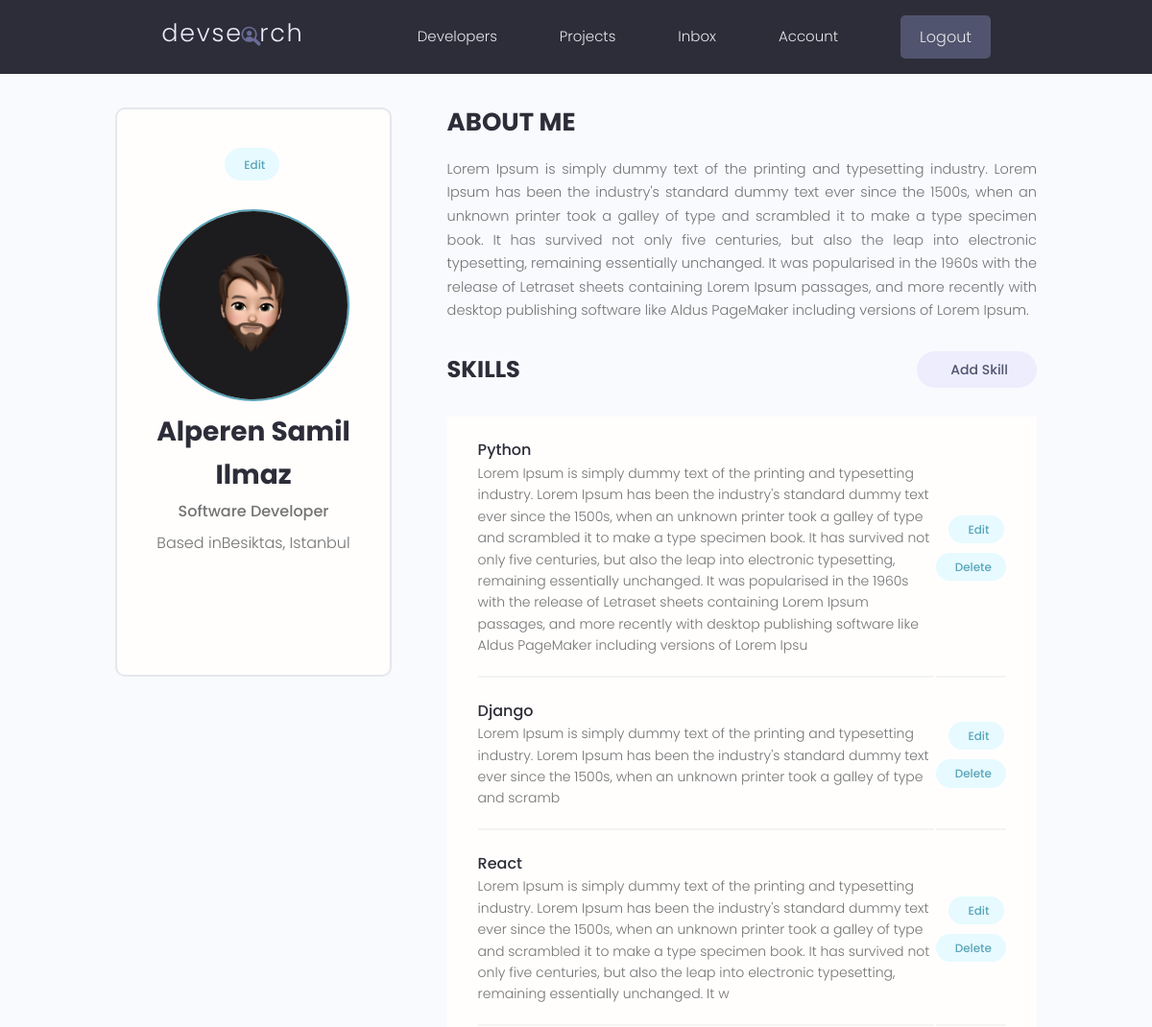
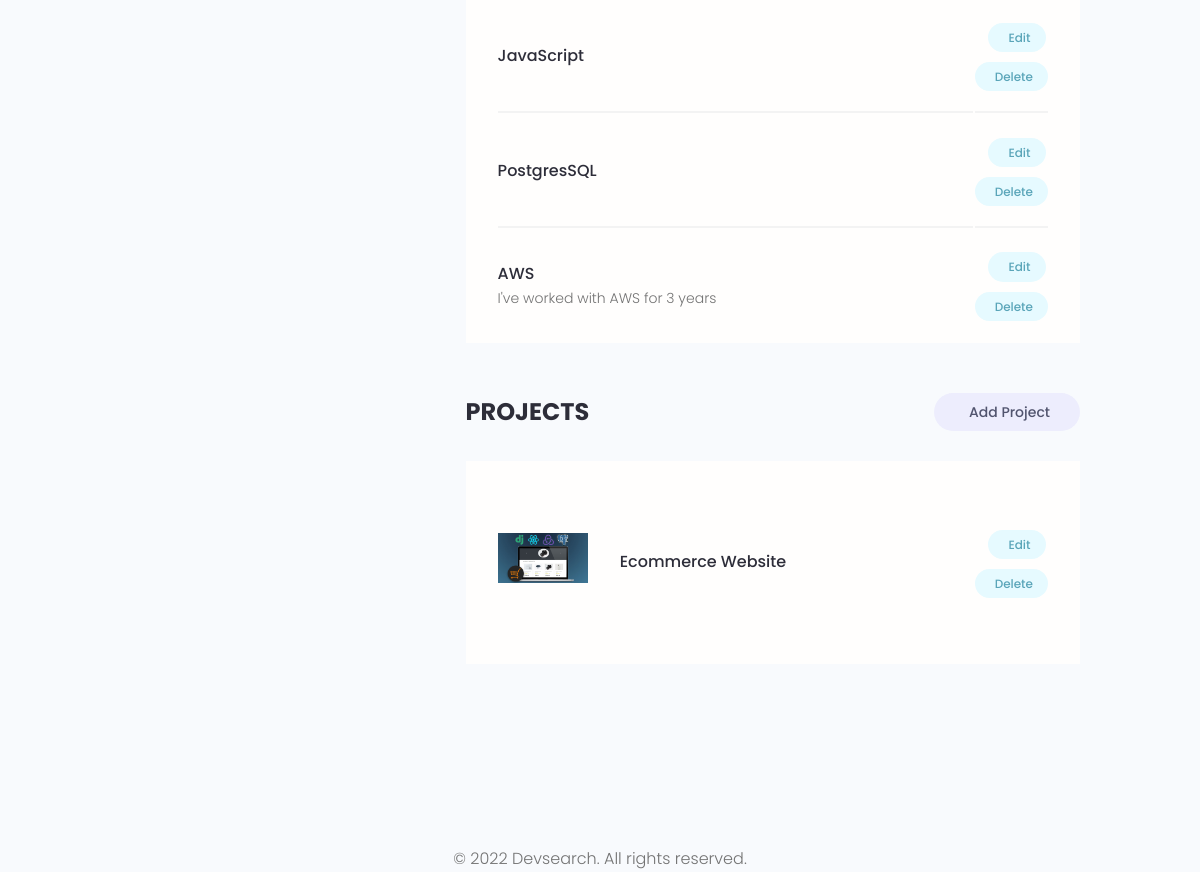
The app's page /account/ (signed in) with its own data (2 pictures, top to bottom).
### users/models.py (models this page shows, shortened)
class Profile(models.Model):
    user = models.OneToOneField(User, on_delete=models.CASCADE, null=True, blank=True)
    name = models.CharField(max_length=128, blank=True, null=True)
    email = models.EmailField(max_length=256, blank=True, null=True)
    username = models.CharField(max_length=128, blank=True, null=True)
    location = models.CharField(max_length=128, blank=True, null=True)
    short_intro = models.CharField(max_length=128, blank=True, null=True)
    bio = models.TextField(blank=True, null=True)
    profile_image = models.ImageField(null=True, blank=True, upload_to='profiles/', default='profiles/user-default.png')
    social_github = models.CharField(max_length=128, blank=True, null=True)
    social_stackoverflow = models.CharField(max_length=128, blank=True, null=True)
    social_twitter = models.CharField(max_length=128, blank=True, null=True)
    social_linkedin = models.CharField(max_length=128, blank=True, null=True)
    social_instagram = models.CharField(max_length=128, blank=True, null=True)
    social_website = models.CharField(max_length=128, blank=True, null=True)
    created = models.DateTimeField(auto_now_add=True)
    id = models.UUIDField(default=uuid.uuid4, unique=True, primary_key=True, editable=False)

class Skill(models.Model):
    owner = models.ForeignKey(Profile, on_delete=models.CASCADE, null=True, blank=True)
    name = models.CharField(max_length=128, blank=True, null=True)
    description = models.TextField(null=True, blank=True)
    created = models.DateTimeField(auto_now_add=True)
    id = models.UUIDField(default=uuid.uuid4, unique=True, primary_key=True, editable=False)

### base/models.py (models this page shows, shortened)
class Project(models.Model):
    owner = models.ForeignKey(Profile, null=True, blank=True, on_delete=models.SET_NULL)
    title = models.CharField(max_length=256)
    description = models.TextField(null=True, blank=True)
    featured_image = models.ImageField(blank=True, null=True, default='default.jpg')
    demo_link = models.CharField(max_length=2048, null=True, blank=True)
    source_link = models.CharField(max_length=2048, null=True, blank=True)
    tags = models.ManyToManyField('Tag', blank=True)
    vote_total = models.IntegerField(default=0, null=True, blank=True)
    vote_ratio = models.IntegerField(default=0, null=True, blank=True)
    created = models.DateTimeField(auto_now_add=True)
    id = models.UUIDField(default=uuid.uuid4, unique=True, primary_key=True, editable=False)

### users/views.py (the view)
# urls.py: path('account/', views.user_account, name='account'),
@login_required(login_url='login')
def user_account(request):
    profile = request.user.profile
    skills = profile.skill_set.all()
    projects = profile.project_set.all()
    context = {'profile': profile, 'skills': skills, 'projects': projects}
    return render(request, 'users/account.html', context)

### users/templates/users/account.html (shortened to what this page needs)
{% extends 'main.html' %}
{% block content %}
  <main class="settingsPage profile my-md">
    <div class="container">
      <div class="layout">
        <div class="column column--1of3">
          <div class="card text-center">
            <div class="card__body dev">
              <a class="tag tag--pill tag--main settings__btn" href="{% url 'edit-account' %}"> Edit</a>
              <img class="avatar avatar--xl dev__avatar" src="{{ profile.profile_image.url }}" />
              <h2 class="dev__name">{{ profile.name }}</h2>
              <p class="dev__title">{{ profile.short_intro }}</p>
              <p class="dev__location">Based in{{ profile.location }}</p>
              <ul class="dev__social">
              </ul>
            </div>
          </div>
        </div>
        <div class="column column--2of3">
          <div class="devInfo">
            <h3 class="devInfo__title">About Me</h3>
            <p class="devInfo__about">{{ profile.bio }}</p>
          </div>
          <div class="settings">
            <h3 class="settings__title">Skills</h3>
            <a class="tag tag--pill tag--sub settings__btn tag--lg" href="{% url 'create-skill' %}"> Add Skill</a>
          </div>
          <table class="settings__table">
              {% for skill in skills %}
                <tr>
                  <td class="settings__tableInfo">
                    <h4>{{ skill.name }}</h4>
                    <p>{{ skill.description }}</p>
                  </td>
                  <td class="settings__tableActions">
                    <a class="tag tag--pill tag--main settings__btn" href="{% url 'update-skill' skill.id %}"> Edit</a>
                    <a class="tag tag--pill tag--main settings__btn" href="{% url 'delete-skill' skill.id %}?next=/account">Delete</a>
                  </td>
                 </tr>
              {% endfor %}
          </table>
        <div class="settings">
            <h3 class="settings__title">Projects</h3>
            <a class="tag tag--pill tag--sub settings__btn tag--lg" href="{% url 'create-project' %}"> Add Project</a>
          </div>
          <table class="settings__table">
              {% for project in projects %}
                  <tr>
                      <td class="settings__thumbnail">
                        <a href="{% url 'project' project.id %}"><img src="{{ project.featured_image.url}}" alt="Project Thumbnail" /></a>
                      </td>
                      <td class="settings__tableInfo">
                        <a href="{% url 'project' project.id %}">{{ project.title }}</a>
                      </td>
                      <td class="settings__tableActions">
                        <a class="tag tag--pill tag--main settings__btn" href="{% url 'update-project' project.id %}"> Edit</a>
                        <a class="tag tag--pill tag--main settings__btn" href="{% url 'delete-project' project.id %}?next=/account">
                          Delete</a>
                      </td>
                    </tr>
              {% endfor %}
          </table>
        </div>
      </div>
    </div>
  </main>
{% endblock content %}

### static/styles/app.css (style rules this page uses)
:root { --color-sub: #2d2d39; }
.card { border: 2px solid var(--color-light); }
img { width: 100%; }
.profile .card > .dev { padding: 4rem; }
.dev__avatar { display: block; margin: auto; }
.dev__name { color: var(--color-sub); font-size: 2.8rem; font-weight: 700; margin-top: 1rem; margin-bottom: 0.5rem; }
.dev__title { font-size: 1.6rem; font-weight: 500; line-height: 1.3; }
.dev__location { margin-top: 1rem; }
.dev__social { margin: 3rem 0; list-style: none; display: flex; justify-content: center; gap: 1.5rem; }
.devInfo { margin-bottom: 3rem; }
.devInfo__title, .devInfo__subtitle { font-size: 2.6rem; color: var(--color-sub); text-transform: uppercase; font-weight: 700; margin-bottom: 1.5rem; }
.devInfo__about, .devSkill__info { font-size: 1.45rem; line-height: 1.7; text-align: justify; }
.settingsPage .dev > .settings__btn { display: inline-block; margin-bottom: 3rem; }
.settings { display: flex; justify-content: space-between; align-items: center; }
.settings__title { font-size: 2.4rem; text-transform: uppercase; font-weight: 700; color: var(--color-sub); }
.settings__table { margin-top: 3rem; margin-bottom: 5rem; padding: 0 3rem; background: var(--color-white); }
.settings__table tr { width: 100%; }
.settings__table tr > td { padding: 2rem 0; }
.settings__table tr:not(:last-child) td { border-bottom: 2px solid var(--color-white-light); }
.settings__thumbnail { width: 23%; min-width: 10rem; }
.settings__thumbnail img { padding-right: 3rem; height: 15rem; object-fit: contain; }
.settings__tableInfo { width: 100%; }
.settings__tableInfo h4, .settings__tableInfo a { padding-right: 1rem; width: auto; font-size: 1.6rem; font-weight: 500; color: var(--color-sub); }
.settings__tableInfo p { font-size: 1.4rem; }
.settings__tableActions { text-align: right; }

### static/uikit/styles/modules/_variables.css (style rules this page uses)
:root { --color-main: #5aa5b9; --color-main-light: #e6faff; --color-sub: #3f4156; --color-sub-light: #51546e; --color-sub-lighter: #ededfd; --color-text: #737373; --color-gray: #8b8b8b; --color-light: #e5e7eb; --color-light-gray: #767676; --color-bg: #f8fafd; --color-white: #fffefd; --color-white-light: #f3f3f3; --color-success: #359e64; --color-success-bg: #def8e8; --color-error: #fc4b0b; --color-error-bg: #fff2ee; --font-base: 'Poppins', arial, helvetica, 'Segoe UI', roboto, ubuntu, sans-serif; --font-monospace: 'Fira Code', 'Courier New', courier, monospace; --font-regular: 300; --font-medium: 500; --font-bold: 700; --generic-shadow: 1px 1px 5px #00000010; --generic-transition: all 0.3s ease-in-out; }

### static/uikit/styles/modules/_base.css (style rules this page uses)
* { margin: 0; padding: 0; box-sizing: border-box; text-rendering: optimizeLegibility; color: inherit; font-size: inherit; }
html { font-size: 50%; }
@media only screen and (min-width: 480px) { html { font-size: 56.25%; } }
@media only screen and (min-width: 1200px) { html { font-size: 62.5%; } }
body { line-height: 1.6; font-weight: 400; font-size: 1.5rem; color: var(--color-text); background-color: var(--color-bg); min-height: 100vh; }

### static/uikit/styles/modules/_typography.css (style rules this page uses)
* { font-family: var(--font-base); }
h2 { font-size: 3.6rem; font-weight: var(--font-bold); }
h3 { font-size: 3.2rem; font-weight: var(--font-medium); }
h4 { font-size: 2.8rem; font-weight: var(--font-medium); }
p, span, strong { font-size: 1.6rem; color: var(--color-text); font-weight: var(--font-regular); }
a { padding-bottom: 2px; text-decoration: none; display: inline-block; color: var(--color-main); font-weight: var(--font-medium); }

### static/uikit/styles/modules/_utilities.css (style rules this page uses)
.container { width: 92%; max-width: 165rem; margin: 0 auto; box-sizing: border-box; }
@media screen and (min-width: 1000px) { .container { width: 90%; } }
@media screen and (min-width: 1200px) { .container { width: 80%; } }
.text-center { text-align: center; }
.my-md { margin: 3rem auto; }

### static/uikit/styles/modules/_avatar.css (style rules this page uses)
.avatar { border-radius: 50%; border: 2px solid var(--color-main); object-fit: cover; }
.avatar--xl { height: 20rem; width: 20rem; }

### static/uikit/styles/modules/_card.css (style rules this page uses)
.card { border-radius: 1rem; background-color: var(--color-white); border: 1.5px solid var(--color-light); width: auto; height: auto; margin-top: 0.5rem; margin-bottom: 0.5rem; overflow: hidden; }
.card__body, .card__header { padding: 2rem 2.5rem; }

### static/uikit/styles/modules/_layout.css (style rules this page uses)
.layout { display: flex; flex-flow: row wrap; justify-content: space-between; }
.layout > .column { margin-bottom: 3rem; }
.layout > .column.column--1of3 { flex-basis: 30%; }
.layout > .column.column--2of3 { flex-basis: 64%; }

### records on screen
Profile: profile_image (picture), name "Alperen Samil Ilmaz", short_intro "Software Developer", location "Besiktas, Istanbul", bio "Lorem Ipsum is simply dummy text of the printing and typesetting industry. Lorem Ipsum has been the industry's standard dummy text ever since the 1500s, when an unknown printer took a galley of type and scrambled it to make a type specimen book. It has survived not only five centuries, but also the leap into electronic typesetting, remaining essentially unchanged. It was popularised in the 1960s with the release of Letraset sheets containing Lorem Ipsum passages, and more recently with desktop publishing software like Aldus PageMaker including versions of Lorem Ipsum."
Skill: name "Python", description "Lorem Ipsum is simply dummy text of the printing and typesetting industry. Lorem Ipsum has been the industry's standard dummy text ever since the 1500s, when an unknown printer took a galley of type and scrambled it to make a type specimen book. It has survived not only five centuries, but also the leap into electronic typesetting, remaining essentially unchanged. It was popularised in the 1960s with the release of Letraset sheets containing Lorem Ipsum passages, and more recently with desktop publishing software like Aldus PageMaker including versions of Lorem Ipsu"
Skill: name "Django", description "Lorem Ipsum is simply dummy text of the printing and typesetting industry. Lorem Ipsum has been the industry's standard dummy text ever since the 1500s, when an unknown printer took a galley of type and scramb"
Skill: name "React", description "Lorem Ipsum is simply dummy text of the printing and typesetting industry. Lorem Ipsum has been the industry's standard dummy text ever since the 1500s, when an unknown printer took a galley of type and scrambled it to make a type specimen book. It has survived not only five centuries, but also the leap into electronic typesetting, remaining essentially unchanged. It w"
Skill: name "JavaScript"
Skill: name "PostgresSQL"
Skill: name "AWS", description "I've worked with AWS for 3 years"
Project: featured_image (picture), title "Ecommerce Website"
